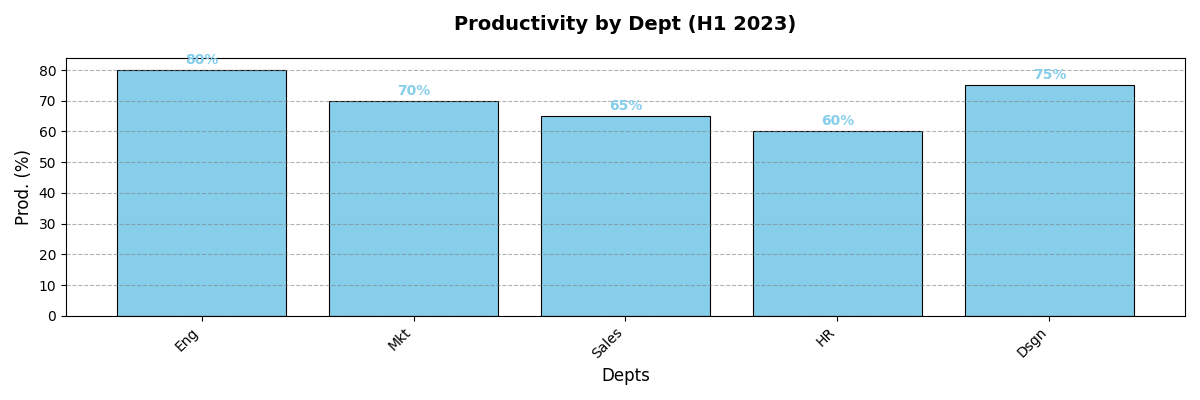

Write the Python code that produced this figure.
import matplotlib.pyplot as plt
import numpy as np

# Data for the bar chart
departments = ['Eng', 'Mkt', 'Sales', 'HR', 'Dsgn']
work_hours = [45, 40, 38, 35, 42]  
stress_levels = [75, 50, 60, 40, 55]  

productivity = np.array([80, 70, 65, 60, 75])

fig, ax1 = plt.subplots(figsize=(12, 8))

bars = ax1.bar(departments, work_hours, color='coral', edgecolor='black', linewidth=0.8)

for bar in bars:
    yval = bar.get_height()
    ax1.text(bar.get_x() + bar.get_width()/2, yval + 1, f"{yval}h", ha='center', va='bottom', color='black', fontsize=10, fontweight='bold')

ax2 = ax1.twinx()
ax2.plot(departments, stress_levels, color='green', marker='o', linestyle='-', linewidth=2.5, label='Stress (%)')

for i, level in enumerate(stress_levels):
    ax2.text(i, level + 2, f"{level}%", ha='center', va='bottom', color='green', fontsize=10)

ax1.set_title('Work vs Stress in Tech (H1 2023)', fontsize=14, fontweight='bold', pad=20)
ax1.set_ylabel('Avg Hours/Week', fontsize=12)
ax1.set_xlabel('Depts', fontsize=12)
ax2.set_ylabel('Stress (%)', fontsize=12, color='green')

ax1.set_xticks(np.arange(len(departments)))
ax1.set_xticklabels(departments, rotation=45, ha='right', fontsize=10)
ax1.yaxis.grid(True, linestyle='--', which='major', color='grey', alpha=0.6)

fig, ax3 = plt.subplots(figsize=(12, 4))
ax3.bar(departments, productivity, color='skyblue', edgecolor='black', linewidth=0.8)

for i, value in enumerate(productivity):
    ax3.text(i, value + 1, f"{value}%", ha='center', va='bottom', color='skyblue', fontsize=10, fontweight='bold')

ax3.set_title('Productivity by Dept (H1 2023)', fontsize=14, fontweight='bold', pad=20)
ax3.set_ylabel('Prod. (%)', fontsize=12)
ax3.set_xlabel('Depts', fontsize=12)

ax3.set_xticks(np.arange(len(departments)))
ax3.set_xticklabels(departments, rotation=45, ha='right', fontsize=10)
ax3.yaxis.grid(True, linestyle='--', which='major', color='grey', alpha=0.6)

plt.tight_layout()
plt.show()
